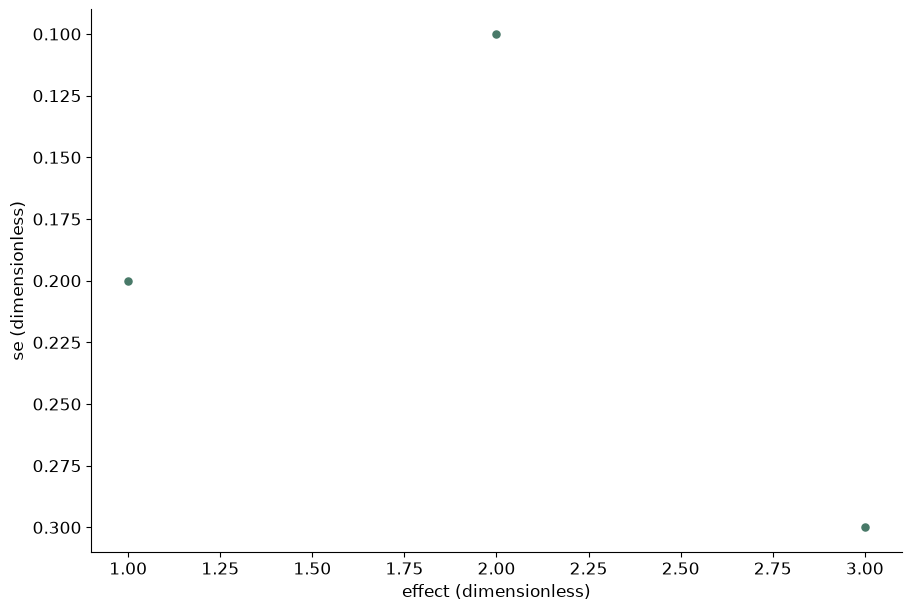

This chart was generated by the following Python code:
# Tuyan deterministic figure renderer v1; values are immutable source data.
import json
import math
import numpy as np
import matplotlib
matplotlib.use('Agg')
import matplotlib.pyplot as plt
from matplotlib.patches import Circle
from matplotlib.colors import ListedColormap, BoundaryNorm
d = json.loads("{\"type\":\"funnel_meta\",\"rows\":[{\"effect\":2,\"se\":0.1},{\"effect\":1,\"se\":0.2},{\"effect\":3,\"se\":0.3}],\"units\":{\"value\":\"dimensionless\",\"x\":\"dimensionless\",\"y\":\"dimensionless\",\"size\":\"dimensionless\",\"low\":\"dimensionless\",\"high\":\"dimensionless\",\"start\":\"dimensionless\",\"end\":\"dimensionless\",\"effect\":\"dimensionless\",\"p\":\"dimensionless\",\"mean\":\"dimensionless\",\"fpr\":\"dimensionless\",\"tpr\":\"dimensionless\",\"recall\":\"dimensionless\",\"precision\":\"dimensionless\",\"predicted\":\"dimensionless\",\"observed\":\"dimensionless\",\"count\":\"dimensionless\",\"a\":\"dimensionless\",\"b\":\"dimensionless\",\"se\":\"dimensionless\",\"u\":\"dimensionless\",\"v\":\"dimensionless\",\"time\":\"dimensionless\",\"event\":\"dimensionless\"},\"options\":{\"bandwidth\":0.5,\"bins\":5,\"nullValue\":0,\"initialValue\":0,\"levels\":[0.5,1,1.5]},\"analysis\":{\"method\":\"pca\",\"description\":\"Synthetic precomputed QA values; not a statistical analysis of research data.\",\"pKind\":\"p\"},\"variants\":[],\"pixels\":1024,\"plotStyle\":{\"width\":9,\"height\":6,\"fontSize\":12}}")
r, kind, opt = d['rows'], d['type'], d['options']
plt.rcParams.update({'font.size':d['plotStyle']['fontSize']})
fig, ax = plt.subplots(figsize=(d['plotStyle']['width'], d['plotStyle']['height']), layout='constrained')
fig.set_facecolor('white')
fig._tuyan_target_pixels = d['pixels']
colors = ['#487968','#c58b53','#647da6','#a77592','#a5a659']
labels = [str(row.get('label',i+1)) for i,row in enumerate(r)]
unit = d['units']
def col(name):
    return np.array([row[name] for row in r], dtype=float)
def grouped():
    names = list(dict.fromkeys([str(row.get('group','Data')) for row in r]))
    return names, [np.array([row['value'] for row in r if str(row.get('group','Data')) == name], dtype=float) for name in names]
def density(values):
    # User-specified positive bandwidth; no concealed automatic inference.
    bw=float(opt['bandwidth'])
    grid=np.linspace(float(min(values))-3*bw,float(max(values))+3*bw,256)
    z=(grid[:,None]-values[None,:])/bw
    return grid,np.exp(-0.5*z*z).mean(axis=1)/(bw*math.sqrt(2*math.pi))
if kind in ['bar','dotplot','lollipop','forest']:
    y=np.arange(len(r)); values=col('value')
    if kind=='bar':
        bars=ax.barh(y,values,color=colors[0]); assert np.allclose([b.get_width() for b in bars],values)
    elif kind=='lollipop':
        ax.hlines(y,0,values,color=colors[0]); ax.scatter(values,y,color=colors[0])
    elif kind=='forest':
        ax.errorbar(values,y,xerr=np.vstack([values-col('low'),col('high')-values]),fmt='o',color=colors[0],capsize=3)
        ax.axvline(float(opt['nullValue']),color='#969e96',linestyle='--')
    else: ax.scatter(values,y,color=colors[0])
    ax.set_yticks(y,labels);ax.invert_yaxis();ax.set_xlabel(unit['value'])
elif kind in ['dumbbell','gantt']:
    y=np.arange(len(r));start,end=col('start'),col('end')
    if kind=='gantt': ax.barh(y,end-start,left=start,color=colors[0])
    else:
        ax.hlines(y,start,end,color='#9da99e');ax.scatter(start,y,label=opt.get('startLabel','Start'),color=colors[0]);ax.scatter(end,y,label=opt.get('endLabel','End'),color=colors[1]);ax.legend()
    ax.set_yticks(y,labels);ax.invert_yaxis();ax.set_xlabel(unit['start'])
elif kind=='waterfall':
    values=col('value');start=float(opt['initialValue'])+np.r_[0,np.cumsum(values)[:-1]]
    ax.bar(np.arange(len(r)),values,bottom=start,color=[colors[0] if v>=0 else colors[1] for v in values]);ax.set_xticks(np.arange(len(r)),labels,rotation=30);ax.set_ylabel(unit['value']);ax.axhline(0,color='#adb3a9')
elif kind=='histogram':
    values=col('value');counts,edges=np.histogram(values,bins=opt['bins'])
    assert int(counts.sum())==len(values)
    artists=ax.bar(edges[:-1],counts,width=np.diff(edges),align='edge',color=colors[0],edgecolor='white')
    assert np.allclose([p.get_height() for p in artists],counts)
    ax.set_xlabel(unit['value']);ax.set_ylabel('Count')
elif kind=='stripplot':
    names,groups=grouped()
    for i,values in enumerate(groups):ax.scatter(np.full(len(values),i),values,color=colors[i%len(colors)],s=22,alpha=.7)
    ax.set_xticks(np.arange(len(names)),names);ax.set_ylabel(unit['value'])
elif kind in ['boxplot','violin','raincloud','density','ridgeline']:
    names,groups=grouped()
    if kind=='boxplot': ax.boxplot(groups,whis=1.5,showfliers=True);ax.set_xticks(np.arange(len(names))+1,names);ax.set_ylabel(unit['value'])
    elif kind=='violin':
        # bw_method is explicit to avoid a hidden bandwidth choice.
        ax.violinplot(groups,showmeans=False,showmedians=True,bw_method=float(opt['bandwidth']));ax.set_xticks(np.arange(len(names))+1,names);ax.set_ylabel(unit['value'])
    else:
        for i,values in enumerate(groups):
            grid,pdf=density(values); color=colors[i%len(colors)]
            if kind=='density': ax.plot(grid,pdf,color=color,label=names[i])
            else:
                base=float(i);scale=0.65/max(pdf) if max(pdf)>0 else 1
                ax.fill_between(grid,base,base+pdf*scale,color=color,alpha=0.45)
                if kind=='raincloud':
                    ax.scatter(values,np.full(len(values),base-0.15),color=color,s=15)
                    ax.boxplot([values],positions=[base-0.35],vert=False,widths=.15,whis=1.5,manage_ticks=False)
        ax.set_xlabel(unit['value'])
        if kind=='density':ax.set_ylabel('Density');ax.legend()
        else:ax.set_yticks(np.arange(len(names)),names)
elif kind=='ecdf':
    values=np.sort(col('value')); p=np.arange(1,len(values)+1)/len(values)
    line=ax.step(values,p,where='post',color=colors[0])[0];assert np.allclose(line.get_ydata(),p)
    ax.set_xlabel(unit['value']);ax.set_ylabel('Cumulative proportion');ax.set_ylim(0,1)
elif kind in ['line','area','scatter','bubble','ordination','ma_plot','volcano','roc','pr_curve','calibration','bland_altman','funnel_meta']:
    xname,yname='x','y'
    if kind=='ma_plot':xname,yname='mean','effect'
    if kind=='roc':xname,yname='fpr','tpr'
    if kind=='pr_curve':xname,yname='recall','precision'
    if kind=='calibration':xname,yname='predicted','observed'
    if kind=='funnel_meta':xname,yname='effect','se'
    if kind=='volcano':x=col('effect');y=-np.log10(col('p'));xlabel='Effect ('+unit['effect']+')';ylabel='-log10('+d['analysis']['pKind']+')'
    elif kind=='bland_altman':
        a,b=col('a'),col('b');x=(a+b)/2;y=a-b;bias=np.mean(y);sd=np.std(y,ddof=1)
        for line,label in [(bias,'Mean difference'),(bias-1.96*sd,'Lower agreement limit'),(bias+1.96*sd,'Upper agreement limit')]:ax.axhline(line,color='#9a9f96',linestyle='--',label=label)
        ax.legend(fontsize=8);xlabel='Mean ('+unit['a']+')';ylabel='A - B ('+unit['a']+')'
    else:x,y=col(xname),col(yname);xlabel=xname+' ('+unit[xname]+')';ylabel=yname+' ('+unit[yname]+')'
    if kind in ['line','area','roc','pr_curve','calibration']:
        order=np.lexsort((y,x)) if kind=='roc' else np.argsort(x,kind='stable');x,y=x[order],y[order]
        artist=ax.plot(x,y,color=colors[0],marker='o',markersize=3)[0];assert np.allclose(artist.get_ydata(),y)
        if kind=='area':ax.fill_between(x,0,y,color=colors[0],alpha=.25)
    else:
        artist=ax.scatter(x,y,s=col('size')*float(opt.get('areaScale',20)) if kind=='bubble' else 26,color=colors[0]);assert np.allclose(artist.get_offsets(),np.column_stack([x,y]))
    ax.set_xlabel(xlabel);ax.set_ylabel(ylabel)
    if kind=='bubble':
        handles,legend_labels=artist.legend_elements(prop='sizes',num=3,func=lambda size:size/float(opt.get('areaScale',20)))
        ax.legend(handles,legend_labels,title='Area ('+unit['size']+')',fontsize=8)
    if kind in ['roc','calibration']:ax.plot([0,1],[0,1],linestyle='--',color='#adb3a9');ax.set_xlim(0,1);ax.set_ylim(0,1)
    if kind=='pr_curve':ax.set_xlim(0,1);ax.set_ylim(0,1)
    if kind=='funnel_meta':ax.invert_yaxis()
    if kind=='ordination':ax.text(.01,1.02,d['analysis']['method'].upper(),transform=ax.transAxes,fontsize=10)
elif kind in ['heatmap','adjacency_matrix','correlation_matrix','confusion_matrix','bubble_matrix','binary_matrix']:
    names_y=list(dict.fromkeys([str(row['row']) for row in r]));names_x=list(dict.fromkeys([str(row['column']) for row in r]))
    matrix=np.full((len(names_y),len(names_x)),np.nan)
    for row in r:matrix[names_y.index(str(row['row'])),names_x.index(str(row['column']))]=row['value']
    if kind=='bubble_matrix':
        for row in r:ax.scatter(names_x.index(str(row['column'])),names_y.index(str(row['row'])),s=row['value']*float(opt.get('areaScale',25)),color=colors[0])
        ax.invert_yaxis()
    elif kind=='binary_matrix':
        cmap=ListedColormap(['#f1f3ed','#487968']);cmap.set_bad('#b7b9b2')
        img=ax.pcolormesh(np.arange(len(names_x)+1)-.5,np.arange(len(names_y)+1)-.5,matrix,cmap=cmap,norm=BoundaryNorm([-.5,.5,1.5],2),shading='flat');ax.invert_yaxis();fig.colorbar(img,ax=ax,ticks=[0,1],label='0 absent / 1 present; grey missing')
        assert np.allclose(img.get_array(),matrix,equal_nan=True)
    else:
        img=ax.pcolormesh(np.arange(len(names_x)+1)-.5,np.arange(len(names_y)+1)-.5,matrix,cmap='RdBu_r' if kind=='correlation_matrix' else 'viridis',vmin=-1 if kind=='correlation_matrix' else None,vmax=1 if kind=='correlation_matrix' else None,shading='flat');ax.invert_yaxis();fig.colorbar(img,ax=ax,label=unit['value'])
        assert np.allclose(img.get_array(),matrix,equal_nan=True)
    ax.set_xticks(np.arange(len(names_x)),names_x,rotation=40,ha='right');ax.set_yticks(np.arange(len(names_y)),names_y)
    if kind=='confusion_matrix':ax.set_xlabel('Predicted class');ax.set_ylabel('True class')
elif kind=='pie':
    values=col('value');wedges,_=ax.pie(values,labels=labels,colors=colors,normalize=True)
    assert np.allclose([(w.theta2-w.theta1)/360 for w in wedges],values/sum(values),atol=1e-6)
elif kind=='rose':
    fig.delaxes(ax);ax=fig.add_subplot(111,projection='polar');values=col('value');theta=np.arange(len(r))*2*np.pi/len(r)
    ax.bar(theta,np.sqrt(values),width=2*np.pi/len(r),color=colors[0],edgecolor='white');ax.set_xticks(theta,labels);ax.set_ylabel('Radius = sqrt(value)')
elif kind in ['gene_track','protein_domain']:
    start,end=col('start'),col('end');ax.barh(np.arange(len(r)),end-start,left=start,color=colors[0]);ax.set_yticks(np.arange(len(r)),labels);ax.set_xlabel(unit['start']);ax.invert_yaxis()
elif kind=='vector_field':
    artist=ax.quiver(col('x'),col('y'),col('u'),col('v'),angles='xy',scale_units='xy',scale=1,color=colors[0]);ax.set_xlabel(unit['x']);ax.set_ylabel(unit['y']);ax.set_aspect('equal')
elif kind=='contour':
    xs=np.unique(col('x'));ys=np.unique(col('y'));z=np.full((len(ys),len(xs)),np.nan)
    for row in r:z[list(ys).index(row['y']),list(xs).index(row['x'])]=row['value']
    cs=ax.contour(xs,ys,z,levels=opt['levels'])
    for label in ax.clabel(cs,inline=False,fontsize=8):label.set_bbox({'facecolor':'white','edgecolor':'none','pad':1})
    ax.set_xlabel(unit['x']);ax.set_ylabel(unit['y'])
elif kind=='kaplan_meier':
    names=list(dict.fromkeys([str(row.get('group','Data')) for row in r]))
    for i,name in enumerate(names):
        data=[row for row in r if str(row.get('group','Data'))==name];times=sorted(set(row['time'] for row in data));xs=[0.];ys=[1.];s=1.
        for t in times:
            risk=sum(row['time']>=t for row in data);events=sum(row['time']==t and row['event']==1 for row in data)
            s=s*(1-events/risk);xs.append(t);ys.append(s)
            cens=sum(row['time']==t and row['event']==0 for row in data)
            if cens:ax.plot(t,s,marker='+',color=colors[i%len(colors)])
        ax.step(xs,ys,where='post',label=name,color=colors[i%len(colors)])
    ax.set_ylim(0,1.03);ax.set_ylabel('Survival probability (no CI estimated)');ax.set_xlabel(unit['time']);ax.legend()
elif kind in ['venn','upset']:
    names=[row['set'] for row in r];sets=[set(row['members']) for row in r];members=set().union(*sets);counts={}
    for item in members:
        mask=tuple(item in s for s in sets);counts[mask]=counts.get(mask,0)+1
    if kind=='venn':
        for x,color,name in [(0.4,colors[0],names[0]),(.65,colors[1],names[1])]:ax.add_patch(Circle((x,.5),.23,facecolor=color,alpha=.25));ax.text(x,.78,name,ha='center')
        for x,key in [(.29,(True,False)),(.525,(True,True)),(.76,(False,True))]:ax.text(x,.5,str(counts.get(key,0)),ha='center')
        ax.set_xlim(0,1.05);ax.set_ylim(0,1);ax.set_aspect('equal');ax.axis('off');ax.text(.5,.1,'Areas are schematic; labels show exact counts',ha='center',fontsize=8)
    else:
        masks=sorted(counts,key=lambda m:(-counts[m],m));ax.bar(np.arange(len(masks)),[counts[m] for m in masks],color=colors[0]);ax.set_xticks(np.arange(len(masks)),[' & '.join(names[i] for i,v in enumerate(m) if v) for m in masks],rotation=35,ha='right');ax.set_ylabel('Exclusive intersection size')
        # Membership matrix below bars is necessary to distinguish UpSet from a bar chart.
        matrix_ax=ax.inset_axes([0,-.48,1,.27]);matrix_ax.set_xlim(-.5,len(masks)-.5)
        for j,m in enumerate(masks):
            ys=[i for i,v in enumerate(m) if v];matrix_ax.plot([j]*len(ys),ys,color=colors[0]);matrix_ax.scatter([j]*len(names),np.arange(len(names)),color=[colors[0] if v else '#dde1d8' for v in m])
        matrix_ax.set_yticks(np.arange(len(names)),names);matrix_ax.set_xticks([]);matrix_ax.invert_yaxis()

checks={}
computed={}
def audit(name,actual,expected,atol=1e-8):
    a=np.asarray(actual,dtype=float);e=np.asarray(expected,dtype=float)
    assert a.shape==e.shape and np.allclose(a,e,rtol=1e-7,atol=atol,equal_nan=True), 'Numeric artist mismatch: '+name
    mask=np.isfinite(a)&np.isfinite(e)
    error=float(np.max(np.abs(a[mask]-e[mask]))) if np.any(mask) else 0.
    checks[name]={'count':int(a.size),'absoluteError':error,'passed':True}
if kind=='bar':audit('bar_widths',[p.get_width() for p in ax.patches],col('value'))
elif kind in ['dotplot','lollipop']:audit('point_values',ax.collections[-1].get_offsets()[:,0],col('value'))
elif kind=='forest':
    audit('point_estimates',ax.lines[0].get_xdata(),col('value'))
    audit('intervals',np.array(ax.collections[0].get_segments())[:,:,0],np.column_stack([col('low'),col('high')]))
elif kind=='dumbbell':
    audit('start_points',ax.collections[1].get_offsets()[:,0],col('start'));audit('end_points',ax.collections[2].get_offsets()[:,0],col('end'))
elif kind=='gantt':
    audit('interval_start',[p.get_x() for p in ax.patches],col('start'));audit('interval_width',[p.get_width() for p in ax.patches],col('end')-col('start'))
elif kind=='waterfall':
    audit('increments',[p.get_height() for p in ax.patches],col('value'));audit('cumulative_baselines',[p.get_y() for p in ax.patches],float(opt['initialValue'])+np.r_[0,np.cumsum(col('value'))[:-1]])
    computed['cumulativeValues']=(float(opt['initialValue'])+np.cumsum(col('value'))).tolist()
elif kind=='histogram':
    audit('bin_heights',[p.get_height() for p in ax.patches],counts);audit('total_count',[sum(p.get_height() for p in ax.patches)],[len(r)]);computed['binEdges']=edges.tolist();computed['binCounts']=counts.tolist()
elif kind=='stripplot':
    for i,values in enumerate(groups):audit('observations_'+str(i),ax.collections[i].get_offsets()[:,1],values)
elif kind=='boxplot':
    for i,values in enumerate(groups):audit('median_'+str(i),ax.lines[i*7+5].get_ydata(),[np.median(values)]*2)
elif kind=='violin':
    medians=ax.collections[-1].get_segments();audit('medians',[x[0,1] for x in medians],[np.median(v) for v in groups])
elif kind in ['density','ridgeline','raincloud']:
    computed['bandwidth']=float(opt['bandwidth']);computed['groupSizes']=[len(v) for v in groups]
    for i,values in enumerate(groups):
        grid,pdf=density(values)
        if kind=='density':audit('density_'+str(i),ax.lines[i].get_ydata(),pdf)
        else:
            top=np.column_stack([grid,i+pdf*(.65/max(pdf))]);bottom=np.column_stack([grid,np.full(len(grid),i)])
            expected=np.vstack([top[0],bottom,top[-1],top[::-1],top[0]])
            audit('density_polygon_'+str(i),ax.collections[i*(2 if kind=='raincloud' else 1)].get_paths()[0].vertices,expected)
        if kind=='raincloud':audit('observations_'+str(i),ax.collections[i*2+1].get_offsets()[:,0],values)
elif kind=='ecdf':
    audit('ecdf_sorted_values',ax.lines[0].get_xdata(),np.sort(col('value')));audit('ecdf_probability',ax.lines[0].get_ydata(),np.arange(1,len(r)+1)/len(r))
elif kind in ['line','area','roc','pr_curve','calibration']:audit('plotted_xy',np.column_stack([artist.get_xdata(),artist.get_ydata()]),np.column_stack([x,y]))
elif kind in ['scatter','bubble','ordination','ma_plot','volcano','bland_altman','funnel_meta']:
    audit('point_coordinates',artist.get_offsets(),np.column_stack([x,y]))
    if kind=='bubble':audit('marker_area',artist.get_sizes(),col('size')*float(opt.get('areaScale',20)))
    if kind=='volcano':computed['negativeLog10P']=y.tolist()
    if kind=='bland_altman':
        audit('agreement_limits',[ln.get_ydata()[0] for ln in ax.lines[:3]],[bias,bias-1.96*sd,bias+1.96*sd]);computed.update({'meanDifference':float(bias),'sampleSdDifference':float(sd),'limits':[float(bias-1.96*sd),float(bias+1.96*sd)]})
elif kind in ['heatmap','adjacency_matrix','correlation_matrix','confusion_matrix','binary_matrix']:audit('matrix_cells',img.get_array(),matrix);computed['missingCells']=int(np.isnan(matrix).sum())
elif kind=='bubble_matrix':audit('marker_areas',[c.get_sizes()[0] for c in ax.collections],col('value')*float(opt.get('areaScale',25)))
elif kind=='pie':audit('angular_proportions',[(w.theta2-w.theta1)/360 for w in wedges],col('value')/sum(col('value')),1e-6)
elif kind=='rose':audit('area_proportions',[p.get_height()**2 for p in ax.patches],col('value'))
elif kind=='vector_field':audit('vectors',np.column_stack([artist.U,artist.V]),np.column_stack([col('u'),col('v')]))
elif kind=='contour':
    audit('contour_levels',cs.levels,opt['levels'])
    for level,path in zip(cs.levels,cs.get_paths()):
        points=path.vertices
        if len(points)==0:continue
        assert np.all(points[:,0]>=xs[0]) and np.all(points[:,0]<=xs[-1]) and np.all(points[:,1]>=ys[0]) and np.all(points[:,1]<=ys[-1]), 'Contour outside data grid'
        ix=np.clip(np.searchsorted(xs,points[:,0],side='right')-1,0,len(xs)-2);iy=np.clip(np.searchsorted(ys,points[:,1],side='right')-1,0,len(ys)-2)
        tx=(points[:,0]-xs[ix])/(xs[ix+1]-xs[ix]);ty=(points[:,1]-ys[iy])/(ys[iy+1]-ys[iy])
        interpolated=(1-tx)*(1-ty)*z[iy,ix]+tx*(1-ty)*z[iy,ix+1]+(1-tx)*ty*z[iy+1,ix]+tx*ty*z[iy+1,ix+1]
        audit('contour_vertices_'+str(float(level)),interpolated,np.full(len(points),level))
    computed['gridShape']=list(z.shape)
elif kind=='kaplan_meier':
    survival_lines=[ln for ln in ax.lines if ln.get_drawstyle()=='steps-post']
    for i,name in enumerate(names):
        data=[row for row in r if str(row.get('group','Data'))==name];prob=1.;expected=[1.]
        for t in sorted(set(row['time'] for row in data)):
            prob*=1-sum(row['time']==t and row['event']==1 for row in data)/sum(row['time']>=t for row in data);expected.append(prob)
        audit('survival_'+str(i),survival_lines[i].get_ydata(),expected)
        computed[name]={'survival':expected}
elif kind=='venn':audit('intersection_labels',[float(t.get_text()) for t in ax.texts[2:5]],[counts.get((True,False),0),counts.get((True,True),0),counts.get((False,True),0)])
elif kind=='upset':audit('exclusive_intersections',[p.get_height() for p in ax.patches],[counts[m] for m in masks]);audit('union_size',[sum(p.get_height() for p in ax.patches)],[len(members)])
assert checks, 'Missing numeric audit for '+kind
fig._tuyan_validation={'typeId':kind,'checks':checks,'computations':computed,'analysis':d['analysis'],'suppliedFields':list(r[0]),'dataSourcePolicy':'User supplied values; artist checks do not establish source authenticity or study validity.'}

for collection in fig.findobj(matplotlib.collections.Collection):collection.set_rasterized(False)
for spine in ['top','right']:
    if spine in ax.spines: ax.spines[spine].set_visible(False)
